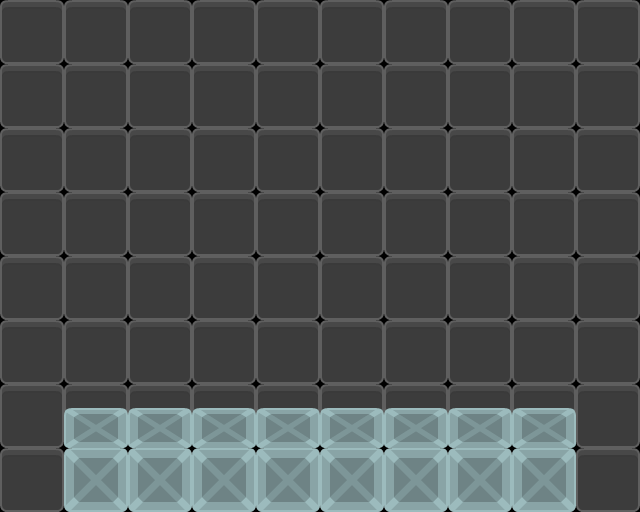

A level layout from a 2D game, rendered from its tile map. Below: a short description, then the map file with its tile-grid data intact:
An orthogonal 10x8 tile map with 64x64 px tiles, 2 tile layers (Capa de Patrones 1, Capa de patrones 2) and 1 object (mesa).

<map version="1.2" tiledversion="1.2.5" orientation="orthogonal" renderorder="right-down" width="10" height="8" tilewidth="64" tileheight="64" infinite="0" nextlayerid="5" nextobjectid="2">
 <tileset firstgid="1" name="sokoban_tilesheet" tilewidth="64" tileheight="64" tilecount="104" columns="13">
  <image source="../imgs/sokoban_tilesheet.png" width="832" height="512" />
 </tileset>
 <layer id="1" name="Capa de Patrones 1" width="10" height="8">
  <data encoding="csv">
12,12,12,12,12,12,12,12,12,12,
12,12,12,12,12,12,12,12,12,12,
12,12,12,12,12,12,12,12,12,12,
12,12,12,12,12,12,12,12,12,12,
12,12,12,12,12,12,12,12,12,12,
12,12,12,12,12,12,12,12,12,12,
12,12,12,12,12,12,12,12,12,12,
12,12,12,12,12,12,12,12,12,12
</data>
 </layer>
 <layer id="3" name="Capa de patrones 2" width="10" height="8">
  <data encoding="csv">
0,0,0,0,0,0,0,0,0,0,
0,0,0,0,0,0,0,0,0,0,
0,0,0,0,0,0,0,0,0,0,
0,0,0,0,0,0,0,0,0,0,
0,0,0,0,0,0,0,0,0,0,
0,0,0,0,0,0,0,0,0,0,
0,50,50,50,50,50,50,50,50,0,
0,6,6,6,6,6,6,6,6,0
</data>
 </layer>
 <objectgroup id="4" name="Capa de Objetos 1">
  <object id="1" name="mesa" x="64" y="432" width="512" height="80" />
 </objectgroup>
</map>
